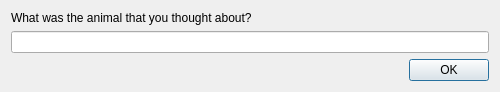
<?xml version="1.0" encoding="UTF-8"?>
<ui version="4.0">
 <class>QuestionAnimal</class>
 <widget class="QDialog" name="QuestionAnimal">
  <property name="geometry">
   <rect>
    <x>0</x>
    <y>0</y>
    <width>500</width>
    <height>88</height>
   </rect>
  </property>
  <property name="windowTitle">
   <string>Guessing Game</string>
  </property>
  <layout class="QGridLayout" name="gridLayout">
   <item row="0" column="0">
    <widget class="QLabel" name="lWhatAnimal">
     <property name="text">
      <string>What was the animal that you thought about?</string>
     </property>
    </widget>
   </item>
   <item row="1" column="0">
    <widget class="QLineEdit" name="leWhatAnimal"/>
   </item>
   <item row="2" column="0">
    <layout class="QHBoxLayout" name="horizontalLayout">
     <item>
      <spacer name="horizontalSpacer">
       <property name="orientation">
        <enum>Qt::Horizontal</enum>
       </property>
       <property name="sizeHint" stdset="0">
        <size>
         <width>40</width>
         <height>20</height>
        </size>
       </property>
      </spacer>
     </item>
     <item>
      <widget class="QPushButton" name="pbOK">
       <property name="text">
        <string>OK</string>
       </property>
      </widget>
     </item>
    </layout>
   </item>
  </layout>
 </widget>
 <resources/>
 <connections/>
</ui>
